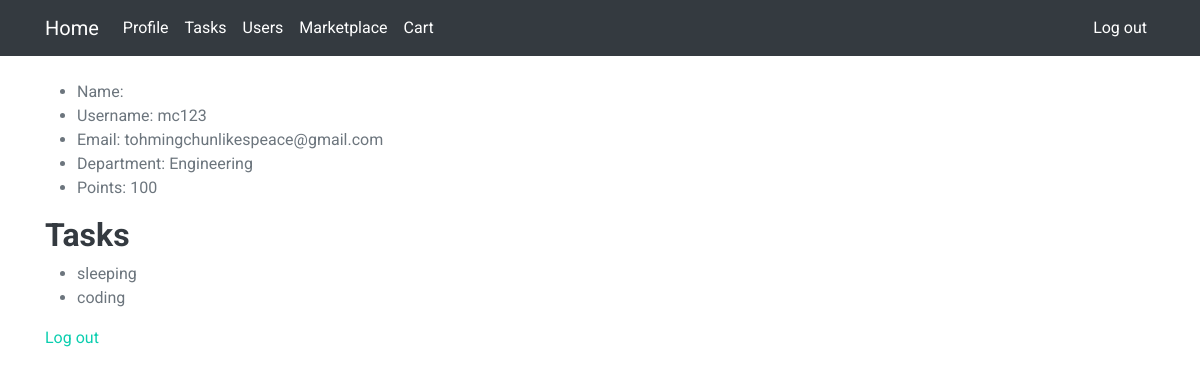
Before: /main/users/1 (signed in) with the older database file.
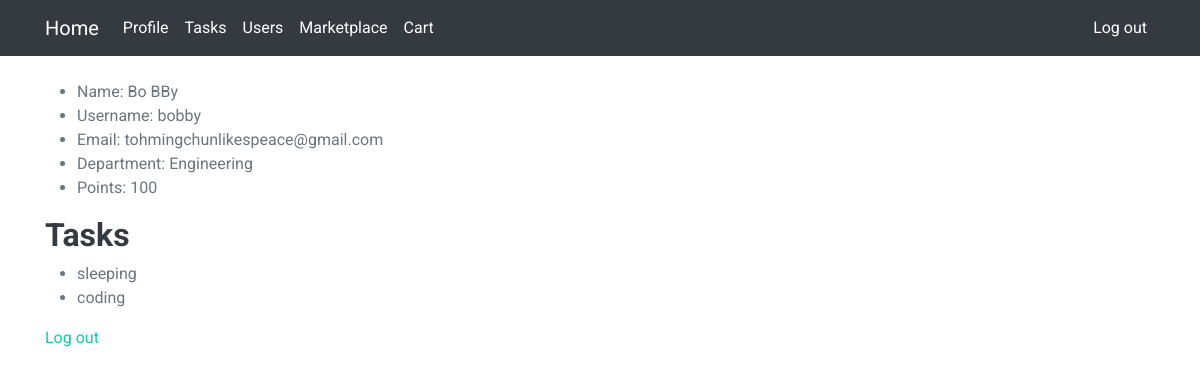
After: the same page with the newer database file.
### main/models.py (models this page shows, shortened)
class CustomUser(models.Model):
    user = models.OneToOneField(User, on_delete=models.CASCADE)
    DEPARTMENT = (
        ('Operations', 'Operations'),
        ('Infocomm technology', 'Infocomm technology'),
        ('Engineering', 'Engineering'),
        ('Corportate', 'Corporate')
    )
    email = models.EmailField(unique=True)
    department = models.CharField(max_length=100, choices=DEPARTMENT)
    description = models.TextField("Description", max_length=600, default='', blank=True)
    points = models.IntegerField(default=0)
    tasks = models.ManyToManyField(Task, blank=True, related_name='users')

### main/views.py (the view)
# urls.py: path('users/<int:user_id>', views.user_profile, name='user_profile'),
@login_required(login_url='/main/login')
def user_profile(request, user_id):
    user = CustomUser.objects.get(pk = user_id)
    tasks = user.tasks.all()
    return render(request, 'main/user_profile.html', {
        "user": user,
        "tasks": tasks,
    })

### main/models.py (called while the page is built)
    def __str__(self):
        return self.name

### main/templates/main/user_profile.html
{% extends "main/layout.html" %}
{% block body %}
    <div class="container">
        <ul>
            <li>Name: {{ user.user.first_name }} {{ user.user.last_name }} </li>
            <li>Username: {{ user.user.username }} </li>
            <li>Email: {{ user.email }} </li>
            <li>Department: {{ user.department }} </li>
            <li>Points: {{ user.points }} </li>
        </ul>
        <h2> Tasks </h2>
        <ul>
            {% for task in tasks %}
                <li>{{ task }}</li>
            {% endfor %}
        </ul>
        <a href="{% url 'main:logout' %}">Log out</a>
    </div>
{% endblock %}

Changed rows visible on the page:
changed through a linked row, CustomUser "tohmingchunlikespeace@gmail.com": user.first_name (not shown) → "Bo"; user.last_name (not shown) → "BBy"; user.username "mc123" → "bobby"
